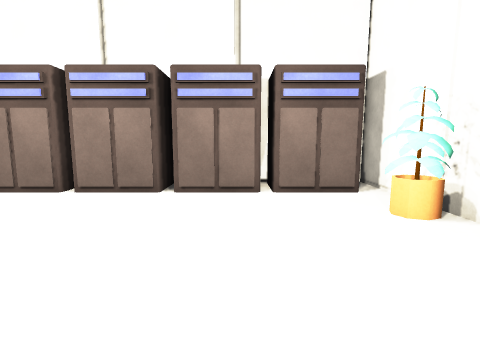
View 1 (above)

12 first-person views from a walk through a 3-D level made in the Unity game engine. The camera is 1.2 m above the floor, tilts 8° down and sees 80° across. The floor is counted in squares, 1 m on a side. Each view is taken from the middle of a square. On the plan, view 1 faces up. The plan holds only what a view shows up to about 13 squares ahead; the rest is blank. The place goes on beyond the plan. The player is left out. Some surface patterns are stand-ins.

View 2
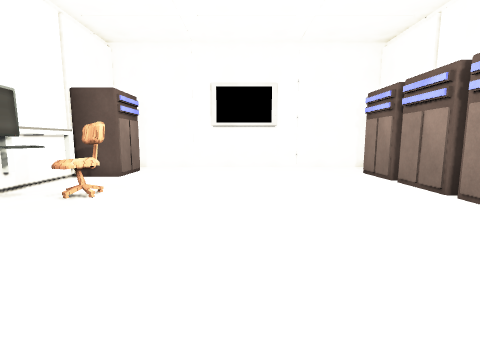

View 3
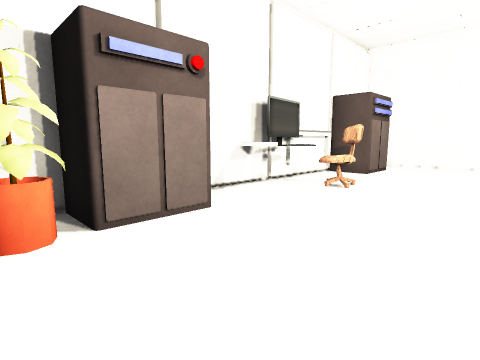

View 4
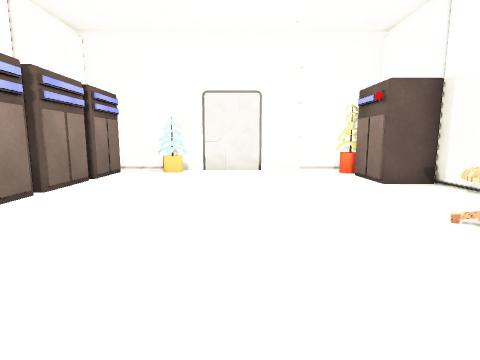

View 5
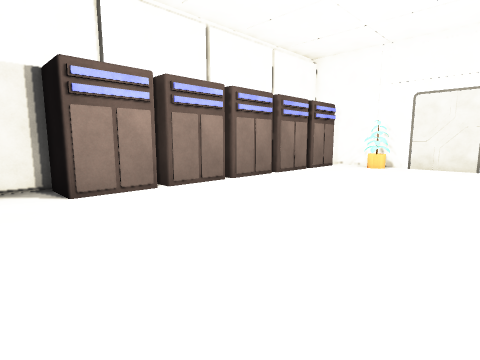

View 6
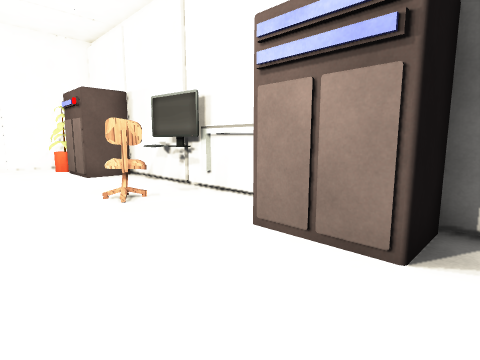

View 7
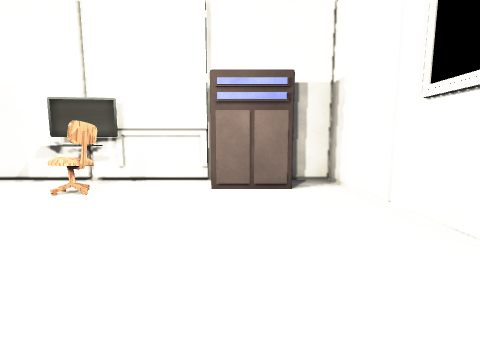

View 8
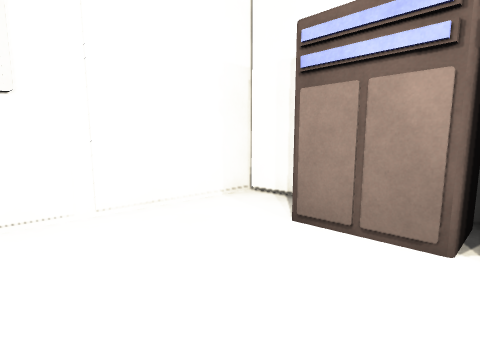

View 9
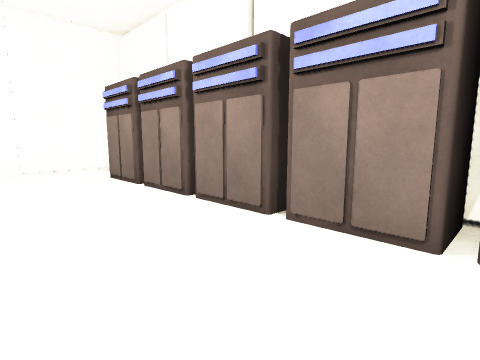

View 10
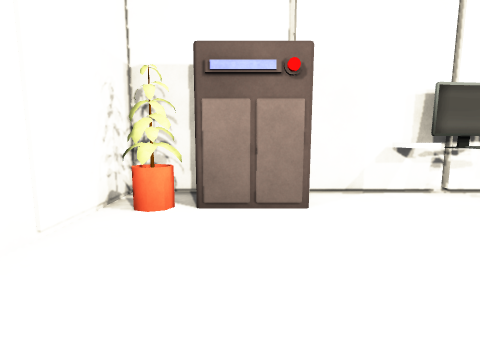

View 11
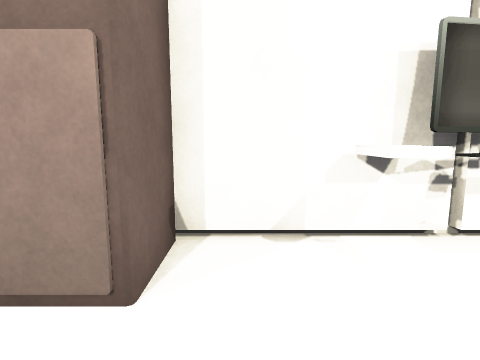

View 12
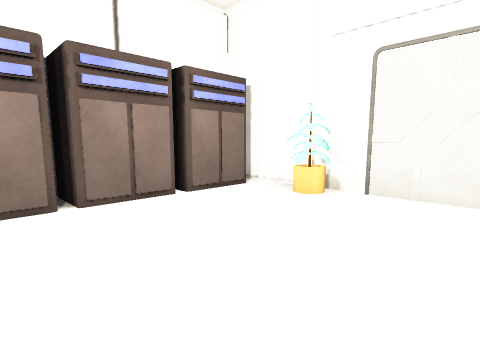

### Floor plan
Key: @ floor where view 1 was taken; # wall or solid block; . floor; G generator; C chair; M monitor; O other object.
Columns run from 11 left of view 1 to 4 right of it. Each row starts with its distance up from view 1.
  8 ######   ####
  7 #..G#######G####
  6 #.....G.G....G.#
  5 #.............O#
  4 #.............O#
  3 #..............#
  2 #..............#
  1 #..............#
  0 #..........@...#
 -1 #.....CC.......#
 -2 #.#G#..C...#GOO#
 -3 #.###OOMMO.#####
 -4 ### O  #####

Positions as (right, up) in squares from view 1, and headings:
1: (0, 0), facing up
2: (2, 2), facing left
3: (3, 2), facing down-left
4: (-8, 2), facing right
5: (-10, 0), facing up-right
6: (-10, 1), facing down-right
7: (-8, 5), facing down
8: (-6, 3), facing up-left
9: (1, 3), facing up-left
10: (1, 3), facing down
11: (-1, 0), facing down
12: (-3, 1), facing up-right
